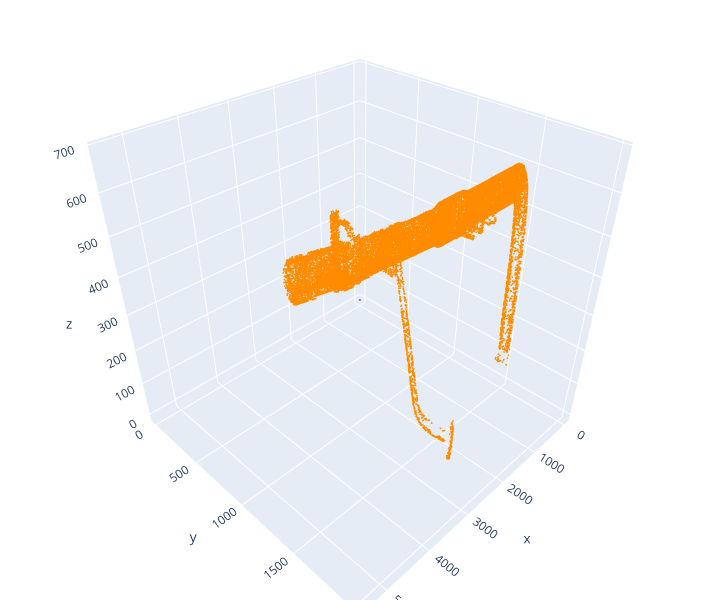

Write notebook code for a chart like this one.
### Markdown cell above
## 7. 상용툴 결과와 비교 (ICP 정합 후)

상용툴(예: CloudCompare)에서 필터링한 결과 PCD와 내 CCL 결과를 비교합니다.

좌표계/원점이 다를 수 있으므로 **ICP로 먼저 정합**한 뒤:
- **점 개수 차이** — 두 필터가 남긴 점 수가 얼마나 다른가
- **평균 최근접 점거리** — 정합 후 한쪽 점에서 다른 쪽 가장 가까운 점까지 거리의 평균 (양방향 + 대칭)

을 계산합니다. 대칭 평균 거리가 작을수록 두 결과의 형상이 일치합니다.

`compare_with_reference(result, reference, icp_threshold, ref_scale)` 사용. 상용툴 결과가 mm 단위면 `ref_scale=1e-3`."

### Code cell
# ====== 비교 설정 ======
REF_PATH      = "../../sample/MERGED_SPOOL-004_0001_20260528T170812_filtered.pcd"  # 상용툴 필터 결과 경로
REF_SCALE     = 1.0     # 상용툴 결과 단위 (mm 단위면 1e-3)
ICP_THRESHOLD = 0.05    # ICP 대응점 최대 거리 (m)
# =======================

import os
if not os.path.exists(REF_PATH):
    print(f"[!] 비교 대상 파일이 없습니다: {REF_PATH}")
    print("    REF_PATH를 상용툴(CloudCompare 등) 필터 결과 파일로 바꾸세요.")
else:
    reference = load_pcd(REF_PATH, scale=1.0)  # ref 단위 변환은 compare 내부에서 적용
    cmp = compare_with_reference(pcd_clean, reference,
                                 icp_threshold=ICP_THRESHOLD, ref_scale=REF_SCALE)

    print("===== 상용툴 결과 vs 내 CCL 결과 =====")
    print(f"  ICP fitness / RMSE  : {cmp['icp_fitness']:.4f} / {cmp['icp_rmse']:.5f} m")
    print("  ---- 점 개수 ----")
    print(f"  내 결과 (result)    : {cmp['n_result']:,}")
    print(f"  상용툴 (reference)  : {cmp['n_reference']:,}")
    print(f"  개수 차이           : {cmp['count_diff']:+,} ({cmp['count_diff_ratio']*100:+.2f}%)")
    print("  ---- 평균 최근접 거리 ----")
    print(f"  result → reference  : {cmp['mean_dist_r2ref']:.5f} m")
    print(f"  reference → result  : {cmp['mean_dist_ref2r']:.5f} m")
    print(f"  대칭 평균           : {cmp['mean_dist_symmetric']:.5f} m")

    # 정합 결과 시각화: 내 결과(파랑) vs 상용툴(주황)
    ref_view = make_pcd(downsample_for_view(reference, 30000), 'orange')
    if REF_SCALE != 1.0:
        ref_view.scale(REF_SCALE, center=(0, 0, 0))
    show3d([
        make_pcd(downsample_for_view(cmp['aligned_result'], 30000), 'blue'),
        ref_view,
    ])
    print('7. ICP 정합 후 겹쳐보기 (파랑=내 결과, 주황=상용툴)')

### Figure 1 — Plotly figure (JSON) as saved in the notebook; plotly's stock layout.template omitted (floating-point values rounded to 4 significant figures; data arrays with more than 128 entries replaced by an {"elided": "..."} marker saying what was removed)
{"data": [{"marker": {"color": {"elided": "30000x3 float values"}, "size": 1}, "mode": "markers", "type": "scatter3d", "x": {"elided": "30000 float values"}, "y": {"elided": "30000 float values"}, "z": {"elided": "30000 float values"}}, {"marker": {"color": {"elided": "30000x3 float values"}, "size": 1}, "mode": "markers", "type": "scatter3d", "x": {"elided": "30000 float values"}, "y": {"elided": "30000 float values"}, "z": {"elided": "30000 float values"}}], "layout": {"height": 600, "margin": {"b": 0, "l": 0, "r": 0, "t": 0}, "scene": {"camera": {"center": {"x": 0, "y": 0, "z": 0}, "up": {"x": 0, "y": 0, "z": 1}}}, "showlegend": false, "width": 720}}
